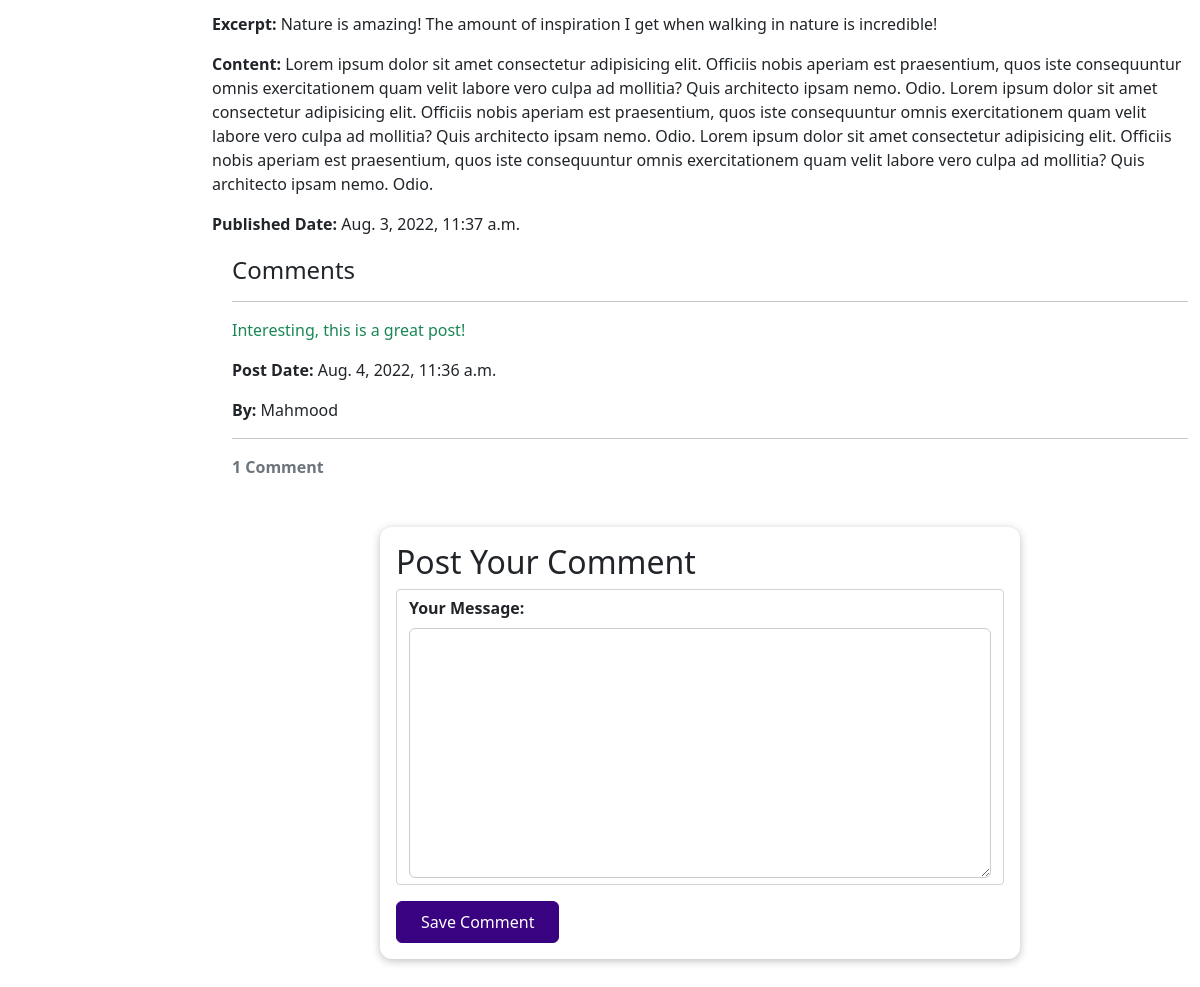
The app's page /blog/mountain-hiking (lower part), older data.
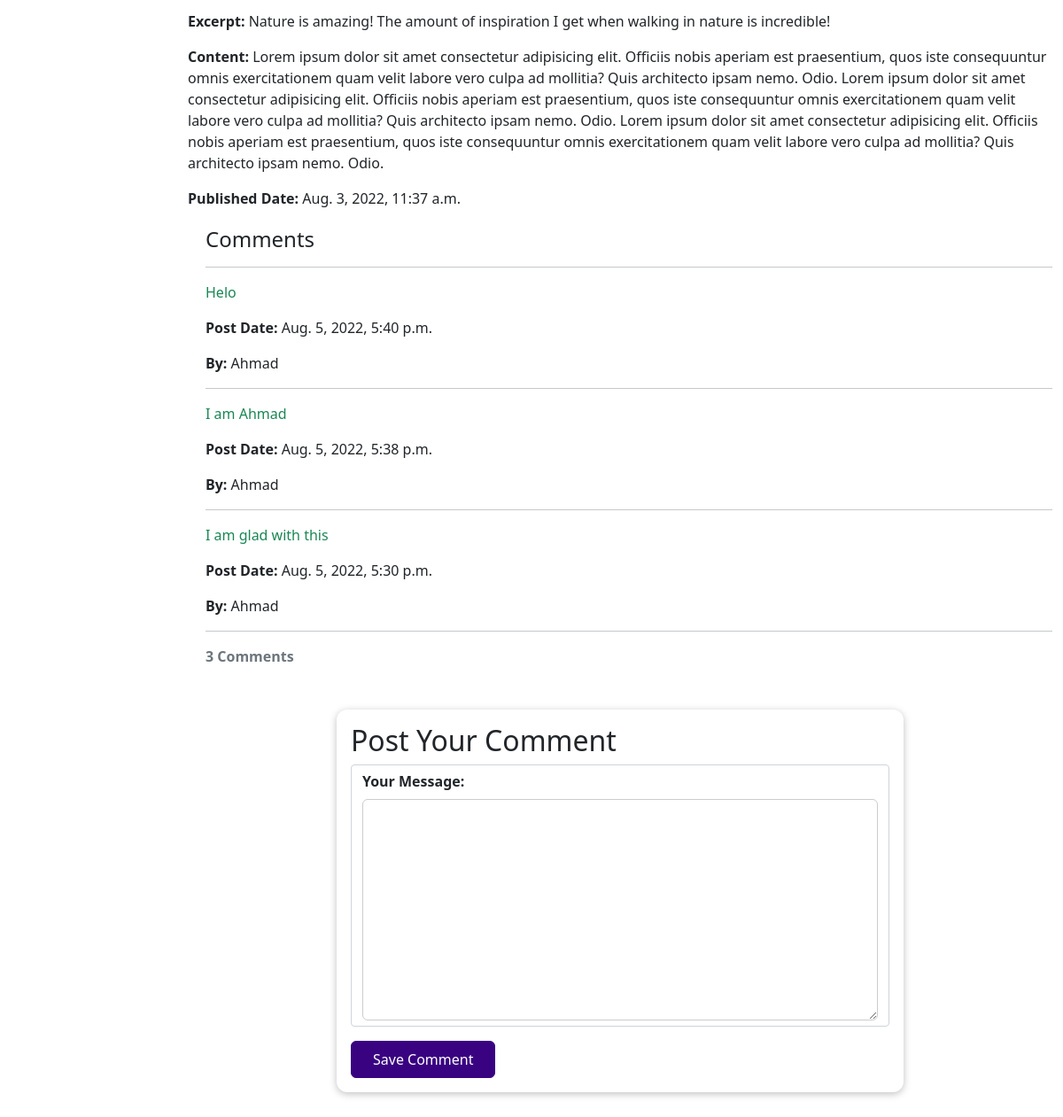
The same page, newer data.
### blog/models.py (models this page shows, shortened)
class Blog(models.Model):
    title = models.CharField(max_length=150)
    excerpt = models.CharField(max_length=200)
    image = models.ImageField(upload_to="articles", null=True)
    post_date = models.DateTimeField(auto_now_add=True)
    updated = models.DateTimeField(auto_now=True)
    is_delete = models.BooleanField(default=False)
    slug = models.SlugField(unique=True, max_length=100, blank=True)
    content = models.TextField(validators=[MinLengthValidator(10)])
    objects = AllObjects()
    active_objects = ActiveObjects()
    author = models.ForeignKey(User, on_delete=models.SET_NULL, null=True, related_name="blogs")
    class Meta:
        ordering = ["title", "author"]
    def get_absolute_url(self):
        return reverse("blog:blog-detail", args=[str(self.slug)])

class Comment(models.Model):
    text = models.TextField(max_length=400)
    post_date = models.DateTimeField(auto_now_add=True)
    is_delete = models.BooleanField(default=False)
    comment_owner = models.ForeignKey(User, on_delete=models.SET_NULL, null="True", related_name="comments", editable=False)
    blog = models.ForeignKey(Blog, on_delete=models.CASCADE, related_name="comments", editable=False)
    objects = AllObjects()
    active_comments = ActiveObjects()
    class Meta:
        ordering = ["post_date"]

### blog/views.py (the view)
# urls.py: path('<slug:slug>', views.BlogPostDetailPage.as_view(), name="blog-detail"),
class BlogPostDetailPage(DetailView):
    model = Blog
    def get_context_data(self, **kwargs):
        blog = Blog.objects.get(slug=self.kwargs.get("slug"))
        current_user = self.request.user
        if self.request.user != blog.author:
            comments = Comment.active_comments.filter(blog=blog).order_by("-post_date")
        else:
            comments = Comment.objects.filter(blog=blog).order_by("-post_date")
        context = super(BlogPostDetailPage, self).get_context_data(**kwargs)
        context["comment_form"] = CommentForm()
        context["comments"] = comments
        context["current_user"] = current_user
        return context

### blog/forms.py
class CommentForm(forms.ModelForm):
    class Meta:
        model = Comment
        exclude = ["post_date", "is_delete"]
        labels = {
            "text": "Your Message",
        }

### blog/models.py (called while the page is built)
    def get_queryset(self):
        return super(ActiveObjects, self).get_queryset().filter(is_delete=False)

    def get_queryset(self):
        return super(AllObjects, self).get_queryset()

### blog/templates/blog/blog_detail.html (shortened to what this page needs)
{% extends "blog/base_generic.html" %}
{% load static %}
{% block styles %}
    <link rel="stylesheet" href="{% static "css/blog_detail.css" %}">
{% endblock %}
{% block content %}
  <p><strong>Excerpt:</strong> {{ blog.excerpt }}</p>
  <p><strong>Content: </strong> {{ blog.content }}</p>
  <p><strong>Published Date:</strong> {{ blog.post_date }}</p>
  <div style="margin-left:20px;margin-top:20px">
    <h4>Comments</h4>
        <div class="done">
            {% for comment in comments %}
              <hr>
              <p class="text-success">
                {{ comment.text }}
              </p>
              <p><strong>Post Date:</strong> {{ comment.post_date }}</p>
              <p><strong>By:</strong> {{ comment.comment_owner.first_name }}</p>
            {% endfor %}
        </div>
        <hr>
        <p class="text-muted"><strong>{{ comments.count }} Comment{{ comments.count|pluralize }} </strong></p>
  </div>
  <section id="comment-form">
    <h2>Post Your Comment</h2>
    <form id="post-form" action="{{ blog.get_absolute_url }}" method="post">
        {% for form_field in comment_form %}
            <div class="form-control {% if form_field.errors %}invalid{% endif %}">
                {{ form_field.label_tag }}
                {{ form_field }}
            </div>
        {% endfor %}
        <button class="comments_submit">Save Comment</button>
    </form>
  </section>
{% endblock content %}

### blog/templates/blog/base_generic.html (shortened to what this page needs)
{% load static %}
<!DOCTYPE html>
<html lang="en">
<head>
  <link href="https://cdn.jsdelivr.net/npm/bootstrap@5.1.3/dist/css/bootstrap.min.css" rel="stylesheet">
  <link rel="stylesheet" href="{% static 'css/styles.css' %}">
  {% block styles %}
  {% endblock %}
</head>
<body>
  <div class="container-fluid">
    <div class="row">
      <div class="col-sm-2">
      </div>
      <div class="col-sm-10 ">
          {% block content %}
          {% endblock %}
      </div>
    </div>
  </div>
</body>
</html>

### blog/static/css/blog_detail.css (style rules this page uses)
.form-control { margin-bottom: 1rem; }
.form-control label { font-weight: bold; margin-bottom: 0.5rem; display: block; }
.form-control input, .form-control textarea { display: block; font: inherit; width: 100%; padding: 0.25rem; border-radius: 6px; border: 1px solid #ccc; }
#comment-form { max-width: 40rem; width: 90%; margin: 3rem auto; border-radius: 12px; background-color: white; box-shadow: 0 2px 8px rgba(0, 0, 0, 0.25); padding: 1rem; }
#comment-form button { font: inherit; background-color: #390281; color: white; border: 1px solid #390281; padding: 0.5rem 1.5rem; border-radius: 6px; cursor: pointer; }

Row changes from the older to the newer data that the page shows:
removed Comment: text "Interesting, this is a great post!", post_date "Aug. 4, 2022, 11:36 a.m.", comment_owner.first_name "Mahmood"
added Comment: text "Helo", post_date "Aug. 5, 2022, 5:40 p.m.", comment_owner.first_name "Ahmad"
added Comment: text "I am Ahmad", post_date "Aug. 5, 2022, 5:38 p.m.", comment_owner.first_name "Ahmad"
added Comment: text "I am glad with this", post_date "Aug. 5, 2022, 5:30 p.m.", comment_owner.first_name "Ahmad"
Text that changed along with them:
{{ comments.count }}: "1" → "3"
